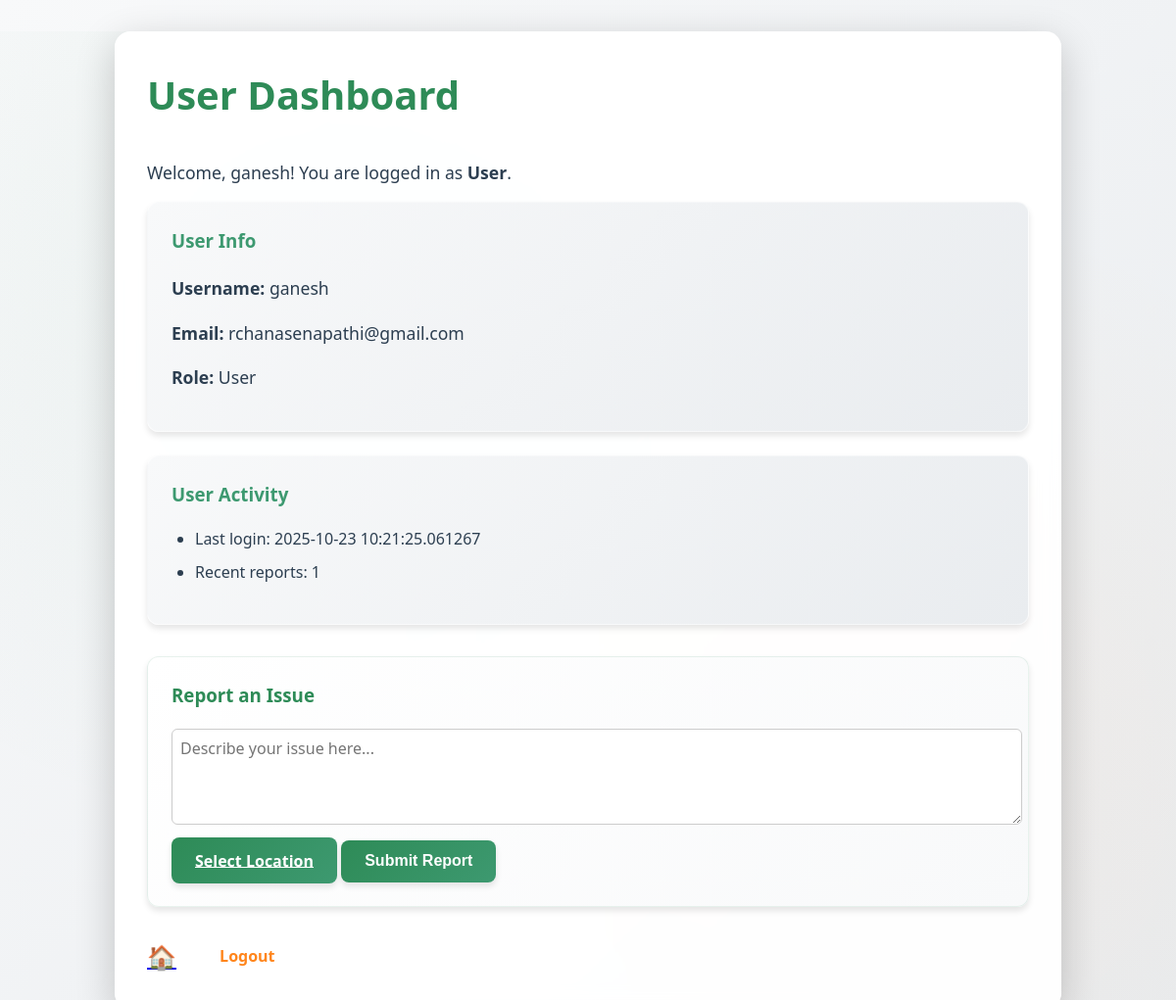
The app's page /dashboard (signed in) with its own data.
### app/models.py (models this page shows, shortened)
class User(UserMixin, db.Model):  # type: ignore
    id = db.Column(db.Integer, primary_key=True)  # type: ignore
    username = db.Column(db.String(50), unique=True, nullable=False)  # type: ignore
    email = db.Column(db.String(120), unique=True, nullable=False)  # type: ignore
    password_hash = db.Column(db.String(128), nullable=False)  # type: ignore
    role = db.Column(db.String(20), default="user")  # type: ignore  # "admin" or "user"
    last_login = db.Column(db.DateTime, nullable=True)  # type: ignore
    @property
    def recent_reports(self):
        return len(self.issues)

### app/routes/main.py (the view)
@bp.route('/dashboard')
def dashboard():
    if not current_user.is_authenticated:
        return redirect(url_for('auth.login'))
    if getattr(current_user, 'role', None) == 'admin':
        from app.models import Issue
        issues = Issue.query.all()
        issues_dicts = []
        for issue in issues:
            issues_dicts.append({
                'id': issue.id,
                'description': issue.description,
                'status': issue.status,
                'latitude': issue.latitude,
                'longitude': issue.longitude,
                'user': {'id': issue.user.id, 'username': issue.user.username} if issue.user else {},
                'user_id': issue.user_id,
                'timestamp': issue.timestamp.strftime('%Y-%m-%d %H:%M') if issue.timestamp else ''
            })
        return render_template('admin_dashboard.html', issues=issues, issues_json=issues_dicts)
    else:
        return render_template('dashboard.html')

### app/__init__.py (called while the page is built)
@login_manager.user_loader
def load_user(user_id):
    return User.query.get(int(user_id))

### templates/dashboard.html (shortened to what this page needs)
{% extends 'base.html' %}
{% block body_class %}other-page{% endblock %}
{% block content %}
<section class="dashboard-section">
    <div class="dashboard-header">
        {% if current_user.role == 'admin' %}
            <h2>Admin Dashboard</h2>
            <p>Welcome, {{ current_user.username }}! You are logged in as <b>Admin</b>.</p>
        {% else %}
            <h2>User Dashboard</h2>
            <p>Welcome, {{ current_user.username }}! You are logged in as <b>User</b>.</p>
        {% endif %}
    </div>
    <div class="dashboard-cards">
        <div class="dashboard-card">
            <h3>User Info</h3>
            <p><b>Username:</b> {{ current_user.username }}</p>
            <p><b>Email:</b> {{ current_user.email }}</p>
            <p><b>Role:</b> {{ current_user.role|capitalize }}</p>
        </div>
        <div class="dashboard-card">
            <h3>User Activity</h3>
            <ul style="text-align:start;">
                <li>Last login: {{ current_user.last_login if current_user.last_login else 'N/A' }}</li>
                <li>Recent reports: {{ current_user.recent_reports }}</li>
            </ul>
        </div>
    </div>
    <div class="report-box">
        <h3>Report an Issue</h3>
        <form method="post" action="{{ url_for('main.report_issue') }}">
            <textarea name="issue" placeholder="Describe your issue here..." required></textarea>
            <a href="{{ url_for('viewmap.view_map') }}?select=1" class="btn" style="margin-block:0.5rem;">Select Location</a>
            <button type="submit">Submit Report</button>
        </form>
    </div>
    <a href="{{ url_for('main.home') }}" title="Home" style="margin-inline-end:1.5rem;font-size:1.5em;vertical-align:middle;">🏠</a>
    <a href="{{ url_for('auth.logout') }}" class="logout-btn">Logout</a>
</section>
{% endblock %}

### static/css/styles.css (style rules this page uses)
:root { --primary-color: #2E8B57; --secondary-color: #3D9970; --light-color: #f9f9f9; --dark-color: #333; --accent-color: #FF851B; --gradient-primary: linear-gradient(135deg, #2E8B57 0%, #3D9970 100%); --gradient-secondary: linear-gradient(135deg, #FF851B 0%, #FF6B35 100%); --gradient-light: linear-gradient(135deg, #f8f9fa 0%, #e9ecef 100%); --shadow-soft: 0 4px 6px rgba(0, 0, 0, 0.1); --shadow-medium: 0 8px 25px rgba(0, 0, 0, 0.15); --shadow-strong: 0 12px 40px rgba(0, 0, 0, 0.2); --border-radius: 12px; --border-radius-large: 16px; --transition-fast: all 0.2s ease; --transition-normal: all 0.3s ease; --transition-slow: all 0.5s ease; }
body { font-family: 'Segoe UI', Tahoma, Geneva, Verdana, sans-serif; line-height: 1.6; color: var(--dark-color); margin: 0; padding: 0; background: linear-gradient(135deg, #f5f7fa 0%, #c3cfe2 100%); min-height: 100vh; overflow-x: hidden; }
body.other-page { background: linear-gradient(135deg, #f8f9fa 0%, #e9ecef 100%); color: #333; position: relative; }
body.other-page::before { content: ''; position: absolute; top: 0; left: 0; right: 0; bottom: 0; background-image: radial-gradient(circle at 25% 25%, rgba(46, 139, 87, 0.05) 0%, transparent 50%), radial-gradient(circle at 75% 75%, rgba(255, 133, 27, 0.05) 0%, transparent 50%); z-index: -1; }
.dashboard-section { max-width: 900px; margin: 2rem auto; padding: 2rem; background: rgba(255, 255, 255, 0.95); -webkit-backdrop-filter: blur(10px); backdrop-filter: blur(10px); border-radius: var(--border-radius-large); box-shadow: var(--shadow-strong); border: 1px solid rgba(255, 255, 255, 0.2); animation: fadeInUp 0.6s ease-out; }
body.other-page section { max-width: 900px; margin: 2rem auto; padding: 2rem; background: rgba(255, 255, 255, 0.95); -webkit-backdrop-filter: blur(10px); backdrop-filter: blur(10px); border-radius: var(--border-radius-large); box-shadow: var(--shadow-strong); border: 1px solid rgba(255, 255, 255, 0.2); font-family: 'Segoe UI', Tahoma, Geneva, Verdana, sans-serif; color: #2c3e50; animation: fadeInUp 0.6s ease-out; }
body.other-page section p { font-size: 1.1rem; line-height: 1.6; margin-bottom: 1rem; }
body.other-page section ul { list-style-type: disc; padding-left: 1.5rem; margin-bottom: 1rem; }
body.other-page section ul li { margin-bottom: 0.5rem; font-size: 1rem; }
.dashboard-header h2 { margin-top: 0; color: var(--primary-color); font-size: 2.5rem; }
.dashboard-cards { display: flex; gap: 1.5rem; flex-wrap: wrap; margin-bottom: 2rem; }
.dashboard-card { flex: 1 1 45%; background: var(--gradient-light); border-radius: var(--border-radius); padding: 1.5rem; box-shadow: var(--shadow-soft); border: 1px solid rgba(255, 255, 255, 0.5); transition: var(--transition-normal); animation: slideInLeft 0.5s ease-out; }
.dashboard-card h3 { margin-top: 0; color: var(--secondary-color); }
.report-box { background: linear-gradient(135deg, #ffffff 0%, #f8f9fa 100%); padding: 1.5rem; border-radius: var(--border-radius); box-shadow: var(--shadow-soft); border: 1px solid rgba(46, 139, 87, 0.1); margin-bottom: 2rem; animation: slideInRight 0.5s ease-out 0.2s both; }
.report-box h3 { margin-top: 0; color: var(--primary-color); }
.report-box textarea { width: 100%; min-height: 80px; padding: 0.5rem; border-radius: 6px; border: 1px solid #ccc; resize: vertical; font-family: inherit; font-size: 1rem; }
.report-box button, .report-box .btn { background: var(--gradient-primary); color: white; border: none; padding: 0.8rem 1.5rem; border-radius: 8px; cursor: pointer; font-size: 1rem; font-weight: 600; margin-top: 0.5rem; transition: var(--transition-normal); box-shadow: var(--shadow-soft); }
.logout-btn { color: var(--accent-color); font-weight: bold; text-decoration: none; margin-left: 1rem; }

### records on screen
User: username "ganesh", email "rchanasenapathi@gmail.com", role "User", last_login "2025-10-23 10:21:25.061267"

### other values on screen
{{ current_user.recent_reports }} "1"
